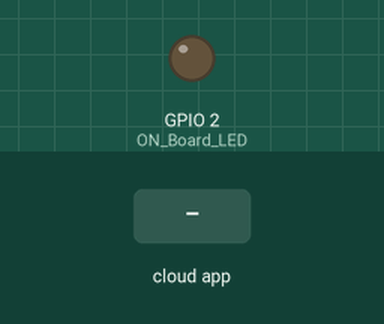
Bench run of a sketch on a simulated ESP8266 (NodeMCU). Parts: output pins drawn as LEDs (lit = HIGH). The test bench sets the inputs (shaded band). WiFi joins after 1.5 s; servers stay silent unless stated; random numbers use the default seed unless the sketch sets one; the Firebase database answers and starts empty; what the sketch prints to the serial monitor is not drawn.

Above: at 0.0 s.
At 3.2 s:
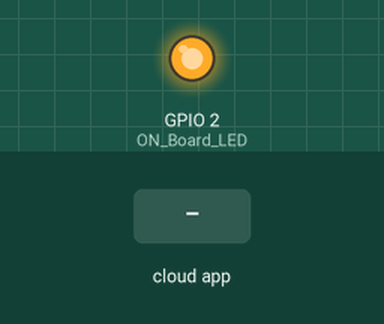
3.3 s: the phone or cloud app sets saklar1 to 1
8.8 s: the phone or cloud app sets saklar1 to 0
Timing chart, 0 to 11.8 s (numbered marks = the images above; inputs shaded):
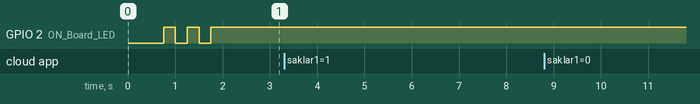

Measured:
- after the input at 3.3 s, every drawn part: stays the same
- after the input at 8.8 s, every drawn part: stays the same

The sketch:

ESPFirebase.ino
```cpp
//---------------------------------------------------------------------------------Test Set and Get Data from Firebase Realtime Database
#include <ESP8266WiFi.h>
#include <FirebaseArduino.h>
#include <ArduinoJson.h>
#include <ESP8266HTTPClient.h>

#define FIREBASE_HOST "smarethome-40e78-default-rtdb.firebaseio.com" //--> URL address of your Firebase Realtime Database.
#define FIREBASE_AUTH "2jbWcIe5xnz4KOh1AByD1aPikQcggGJlqFf2LRun" //--> Your firebase database secret code.

#define ON_Board_LED 2  //--> Defining an On Board LED, used for indicators when the process of connecting to a wifi router

//----------------------------------------SSID and Password of your WiFi router.
const char* ssid = "Fitriyanti"; //--> Your wifi name or SSID.
const char* password = "06juni2002"; //--> Your wifi password.
//----------------------------------------

long randNumber;
int input1;

void setup() {
  // put your setup code here, to run once:
  Serial.begin(115200);
  delay(500);

  WiFi.begin(ssid, password); //--> Connect to your WiFi router
  Serial.println("");

  pinMode(ON_Board_LED,OUTPUT); //--> On Board LED port Direction output
  digitalWrite(ON_Board_LED, HIGH); //--> Turn off Led On Board

  //----------------------------------------Wait for connection
  Serial.print("Connecting");
  while (WiFi.status() != WL_CONNECTED) {
    Serial.print(".");
    //----------------------------------------Make the On Board Flashing LED on the process of connecting to the wifi router.
    digitalWrite(ON_Board_LED, LOW);
    delay(250);
    digitalWrite(ON_Board_LED, HIGH);
    delay(250);
    //----------------------------------------
  }
  //----------------------------------------
  digitalWrite(ON_Board_LED, HIGH); //--> Turn off the On Board LED when it is connected to the wifi router.
  //----------------------------------------If successfully connected to the wifi router, the IP Address that will be visited is displayed in the serial monitor.
  Serial.println("");
  Serial.print("Successfully connected to : ");
  Serial.println(ssid);
  Serial.print("IP address: ");
  Serial.println(WiFi.localIP());
  Serial.println();
  //----------------------------------------

  //----------------------------------------Firebase Realtime Database Configuration.
  Firebase.begin(FIREBASE_HOST, FIREBASE_AUTH);
  //----------------------------------------
}

void loop() {
  // put your main code here, to run repeatedly:

  //----------------------------------------Send data in the form of random value data to the Firebase Realtime Database.
  randNumber = random(100, 1000);
  String dataSend = String(randNumber);
  Serial.print("Random Number : ");
  Serial.println(dataSend);

  Firebase.setString("RandomVal/Value",dataSend); //--> Command or code to send data or update data (String data type) to the Firebase Realtime Database.

  // Conditions for handling errors.
  if (Firebase.failed()) {
      Serial.print("Setting /Value failed :");
      Serial.println(Firebase.error());
      delay(500);
      return;
  }

  Serial.println("Setting successful");
  Serial.println();
  //----------------------------------------

  //----------------------------------------Command or code to get data from Firebase Realtime Database.
  /*
  Serial.print("Value : ");
  Serial.println(Firebase.getString("RandomVal/Value")); //--> Command or code to get data (String data type) from Firebase Realtime Database.
  // Conditions for handling errors.
  if (Firebase.failed()) {
      Serial.print("Getting /Value failed :");
      Serial.println(Firebase.error());
      delay(500);
      return;
  }

  //----------------------------------------
  */
  delay(5000);
  input1=Firebase.getString("saklar/saklar1").toInt();

  if(input1==1)
    {
      Serial.println("Saklar 1 ON");
    }
  if(input1==0)
    {
      Serial.println("Saklar 1 OFF");
    }
}

  // For other examples of FirebaseArduino, look in File -> Examples -> FirebaseArduino.
```
